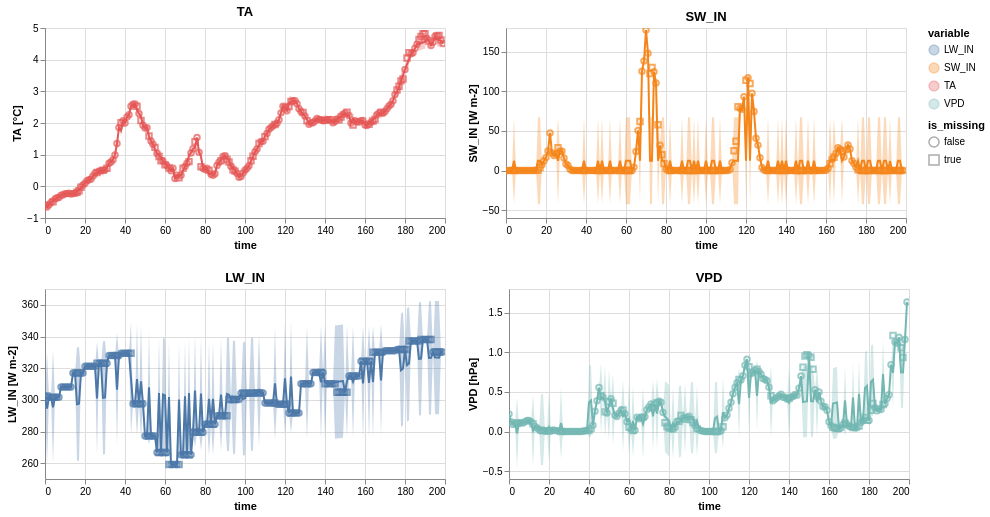

This figure's Vega-Lite source:
### Vega-Lite specification from a JSON file in a GitHub repository (floating-point values rounded to 4 significant figures; data arrays with more than 128 entries replaced by an {"elided": "..."} marker saying what was removed)
{"config": {"view": {"continuousWidth": 400, "continuousHeight": 300}}, "vconcat": [{"hconcat": [{"layer": [{"mark": "errorband", "encoding": {"color": {"field": "variable", "type": "nominal"}, "tooltip": [{"field": "std", "format": ".4", "type": "quantitative"}, {"field": "mean", "format": ".4", "type": "quantitative"}], "x": {"field": "time", "type": "quantitative"}, "y": {"field": "err_low", "scale": {"zero": false}, "title": "TA [°C]", "type": "quantitative"}, "y2": {"field": "err_high"}}, "height": 190, "transform": [{"calculate": "datum.mean - 2 * datum.std", "as": "err_low"}, {"calculate": "datum.mean + 2 * datum.std", "as": "err_high"}], "width": 400}, {"mark": "line", "encoding": {"color": {"field": "variable", "type": "nominal"}, "x": {"field": "time", "type": "quantitative"}, "y": {"field": "mean", "scale": {"zero": false}, "title": "TA [°C]", "type": "quantitative"}}, "selection": {"selector002": {"type": "interval", "bind": "scales", "encodings": ["x"]}}, "title": "TA"}, {"data": {"name": "data-26685ce7f0e54111037706e31fff61d1"}, "mark": "point", "encoding": {"color": {"field": "variable", "type": "nominal"}, "shape": {"field": "is_missing", "type": "nominal"}, "x": {"field": "time", "type": "quantitative"}, "y": {"field": "value", "scale": {"zero": false}, "title": "TA [°C]", "type": "quantitative"}}}]}, {"layer": [{"mark": "errorband", "encoding": {"color": {"field": "variable", "type": "nominal"}, "tooltip": [{"field": "std", "format": ".4", "type": "quantitative"}, {"field": "mean", "format": ".4", "type": "quantitative"}], "x": {"field": "time", "type": "quantitative"}, "y": {"field": "err_low", "scale": {"zero": false}, "title": "SW_IN [W m-2]", "type": "quantitative"}, "y2": {"field": "err_high"}}, "height": 190, "transform": [{"calculate": "datum.mean - 2 * datum.std", "as": "err_low"}, {"calculate": "datum.mean + 2 * datum.std", "as": "err_high"}], "width": 400}, {"mark": "line", "encoding": {"color": {"field": "variable", "type": "nominal"}, "x": {"field": "time", "type": "quantitative"}, "y": {"field": "mean", "scale": {"zero": false}, "title": "SW_IN [W m-2]", "type": "quantitative"}}, "selection": {"selector002": {"type": "interval", "bind": "scales", "encodings": ["x"]}}, "title": "SW_IN"}, {"data": {"name": "data-61a38f88a3ae3035cf65c8ca7ffde577"}, "mark": "point", "encoding": {"color": {"field": "variable", "type": "nominal"}, "shape": {"field": "is_missing", "type": "nominal"}, "x": {"field": "time", "type": "quantitative"}, "y": {"field": "value", "scale": {"zero": false}, "title": "SW_IN [W m-2]", "type": "quantitative"}}}], "data": {"name": "data-b0152c8cb32e5ac21b45c942b655a8c7"}}], "data": {"name": "data-333c8ad773f489432b99c635dfe652b2"}}, {"hconcat": [{"layer": [{"mark": "errorband", "encoding": {"color": {"field": "variable", "type": "nominal"}, "tooltip": [{"field": "std", "format": ".4", "type": "quantitative"}, {"field": "mean", "format": ".4", "type": "quantitative"}], "x": {"field": "time", "type": "quantitative"}, "y": {"field": "err_low", "scale": {"zero": false}, "title": "LW_IN [W m-2]", "type": "quantitative"}, "y2": {"field": "err_high"}}, "height": 190, "transform": [{"calculate": "datum.mean - 2 * datum.std", "as": "err_low"}, {"calculate": "datum.mean + 2 * datum.std", "as": "err_high"}], "width": 400}, {"mark": "line", "encoding": {"color": {"field": "variable", "type": "nominal"}, "x": {"field": "time", "type": "quantitative"}, "y": {"field": "mean", "scale": {"zero": false}, "title": "LW_IN [W m-2]", "type": "quantitative"}}, "selection": {"selector002": {"type": "interval", "bind": "scales", "encodings": ["x"]}}, "title": "LW_IN"}, {"data": {"name": "data-3a50e4f3cd80ed511e5df786e5328abd"}, "mark": "point", "encoding": {"color": {"field": "variable", "type": "nominal"}, "shape": {"field": "is_missing", "type": "nominal"}, "x": {"field": "time", "type": "quantitative"}, "y": {"field": "value", "scale": {"zero": false}, "title": "LW_IN [W m-2]", "type": "quantitative"}}}]}, {"layer": [{"mark": "errorband", "encoding": {"color": {"field": "variable", "type": "nominal"}, "tooltip": [{"field": "std", "format": ".4", "type": "quantitative"}, {"field": "mean", "format": ".4", "type": "quantitative"}], "x": {"field": "time", "type": "quantitative"}, "y": {"field": "err_low", "scale": {"zero": false}, "title": "VPD [hPa]", "type": "quantitative"}, "y2": {"field": "err_high"}}, "height": 190, "transform": [{"calculate": "datum.mean - 2 * datum.std", "as": "err_low"}, {"calculate": "datum.mean + 2 * datum.std", "as": "err_high"}], "width": 400}, {"mark": "line", "encoding": {"color": {"field": "variable", "type": "nominal"}, "x": {"field": "time", "type": "quantitative"}, "y": {"field": "mean", "scale": {"zero": false}, "title": "VPD [hPa]", "type": "quantitative"}}, "selection": {"selector002": {"type": "interval", "bind": "scales", "encodings": ["x"]}}, "title": "VPD"}, {"data": {"name": "data-ae48b57ec8ddf73f641838d89aa39a1b"}, "mark": "point", "encoding": {"color": {"field": "variable", "type": "nominal"}, "shape": {"field": "is_missing", "type": "nominal"}, "x": {"field": "time", "type": "quantitative"}, "y": {"field": "value", "scale": {"zero": false}, "title": "VPD [hPa]", "type": "quantitative"}}}], "data": {"name": "data-7219df9c97105480288afbb98c848eed"}}], "data": {"name": "data-eee16572b5e057a9801ad0dbc9a6c72c"}}, {"hconcat": []}, {"hconcat": []}, {"hconcat": []}, {"hconcat": []}, {"hconcat": []}, {"hconcat": []}, {"hconcat": []}, {"hconcat": []}, {"hconcat": []}, {"hconcat": []}, {"hconcat": []}, {"hconcat": []}, {"hconcat": []}, {"hconcat": []}, {"hconcat": []}, {"hconcat": []}, {"hconcat": []}, {"hconcat": []}, {"hconcat": []}, {"hconcat": []}, {"hconcat": []}, {"hconcat": []}, {"hconcat": []}, {"hconcat": []}, {"hconcat": []}, {"hconcat": []}, {"hconcat": []}, {"hconcat": []}, {"hconcat": []}, {"hconcat": []}, {"hconcat": []}, {"hconcat": []}, {"hconcat": []}, {"hconcat": []}, {"hconcat": []}, {"hconcat": []}, {"hconcat": []}, {"hconcat": []}, {"hconcat": []}, {"hconcat": []}, {"hconcat": []}, {"hconcat": []}, {"hconcat": []}, {"hconcat": []}, {"hconcat": []}, {"hconcat": []}, {"hconcat": []}, {"hconcat": []}, {"hconcat": []}, {"hconcat": []}, {"hconcat": []}, {"hconcat": []}, {"hconcat": []}, {"hconcat": []}, {"hconcat": []}, {"hconcat": []}, {"hconcat": []}, {"hconcat": []}, {"hconcat": []}, {"hconcat": []}, {"hconcat": []}, {"hconcat": []}, {"hconcat": []}, {"hconcat": []}, {"hconcat": []}, {"hconcat": []}, {"hconcat": []}, {"hconcat": []}, {"hconcat": []}, {"hconcat": []}, {"hconcat": []}, {"hconcat": []}, {"hconcat": []}, {"hconcat": []}, {"hconcat": []}, {"hconcat": []}, {"hconcat": []}, {"hconcat": []}, {"hconcat": []}, {"hconcat": []}, {"hconcat": []}, {"hconcat": []}, {"hconcat": []}, {"hconcat": []}, {"hconcat": []}, {"hconcat": []}, {"hconcat": []}, {"hconcat": []}, {"hconcat": []}, {"hconcat": []}, {"hconcat": []}, {"hconcat": []}, {"hconcat": []}, {"hconcat": []}, {"hconcat": []}, {"hconcat": []}, {"hconcat": []}, {"hconcat": []}, {"hconcat": []}, {"hconcat": []}, {"hconcat": []}, {"hconcat": []}, {"hconcat": []}, {"hconcat": []}, {"hconcat": []}, {"hconcat": []}, {"hconcat": []}, {"hconcat": []}, {"hconcat": []}, {"hconcat": []}, {"hconcat": []}, {"hconcat": []}, {"hconcat": []}, {"hconcat": []}, {"hconcat": []}, {"hconcat": []}, {"hconcat": []}, {"hconcat": []}, {"hconcat": []}, {"hconcat": []}, {"hconcat": []}, {"hconcat": []}, {"hconcat": []}, {"hconcat": []}, {"hconcat": []}, {"hconcat": []}, {"hconcat": []}, {"hconcat": []}, {"hconcat": []}, {"hconcat": []}, {"hconcat": []}, {"hconcat": []}, {"hconcat": []}, {"hconcat": []}, {"hconcat": []}, {"hconcat": []}, {"hconcat": []}, {"hconcat": []}, {"hconcat": []}, {"hconcat": []}, {"hconcat": []}, {"hconcat": []}, {"hconcat": []}, {"hconcat": []}, {"hconcat": []}, {"hconcat": []}, {"hconcat": []}, {"hconcat": []}, {"hconcat": []}, {"hconcat": []}, {"hconcat": []}, {"hconcat": []}, {"hconcat": []}, {"hconcat": []}, {"hconcat": []}, {"hconcat": []}, {"hconcat": []}, {"hconcat": []}, {"hconcat": []}, {"hconcat": []}, {"hconcat": []}, {"hconcat": []}, {"hconcat": []}, {"hconcat": []}, {"hconcat": []}, {"hconcat": []}, {"hconcat": []}, {"hconcat": []}, {"hconcat": []}, {"hconcat": []}, {"hconcat": []}, {"hconcat": []}, {"hconcat": []}, {"hconcat": []}, {"hconcat": []}, {"hconcat": []}, {"hconcat": []}, {"hconcat": []}, {"hconcat": []}, {"hconcat": []}, {"hconcat": []}, {"hconcat": []}, {"hconcat": []}, {"hconcat": []}, {"hconcat": []}, {"hconcat": []}, {"hconcat": []}, {"hconcat": []}, {"hconcat": []}, {"hconcat": []}, {"hconcat": []}, {"hconcat": []}, {"hconcat": []}, {"hconcat": []}, {"hconcat": []}, {"hconcat": []}, {"hconcat": []}, {"hconcat": []}, {"hconcat": []}, {"hconcat": []}, {"hconcat": []}, {"hconcat": []}, {"hconcat": []}, {"hconcat": []}, {"hconcat": []}, {"hconcat": []}, {"hconcat": []}, {"hconcat": []}, {"hconcat": []}, {"hconcat": []}, {"hconcat": []}, {"hconcat": []}, {"hconcat": []}, {"hconcat": []}, {"hconcat": []}, {"hconcat": []}, {"hconcat": []}, {"hconcat": []}, {"hconcat": []}, {"hconcat": []}, {"hconcat": []}, {"hconcat": []}, {"hconcat": []}, {"hconcat": []}, {"hconcat": []}, {"hconcat": []}, {"hconcat": []}, {"hconcat": []}, {"hconcat": []}, {"hconcat": []}, {"hconcat": []}, {"hconcat": []}, {"hconcat": []}, {"hconcat": []}, {"hconcat": []}, {"hconcat": []}, {"hconcat": []}, {"hconcat": []}, {"hconcat": []}, {"hconcat": []}, {"hconcat": []}, {"hconcat": []}, {"hconcat": []}, {"hconcat": []}, {"hconcat": []}, {"hconcat": []}, {"hconcat": []}, {"hconcat": []}, {"hconcat": []}, {"hconcat": []}, {"hconcat": []}, {"hconcat": []}, {"hconcat": []}, {"hconcat": []}, {"hconcat": []}, {"hconcat": []}, {"hconcat": []}, {"hconcat": []}, {"hconcat": []}, {"hconcat": []}, {"hconcat": []}, {"hconcat": []}, {"hconcat": []}, {"hconcat": []}, {"hconcat": []}, {"hconcat": []}, {"hconcat": []}, {"hconcat": []}, {"hconcat": []}, {"hconcat": []}, {"hconcat": []}, {"hconcat": []}, {"hconcat": []}, {"hconcat": []}, {"hconcat": []}, {"hconcat": []}, {"hconcat": []}, {"hconcat": []}, {"hconcat": []}, {"hconcat": []}, {"hconcat": []}, {"hconcat": []}, {"hconcat": []}, {"hconcat": []}, {"hconcat": []}, {"hconcat": []}, {"hconcat": []}, {"hconcat": []}, {"hconcat": []}, {"hconcat": []}, {"hconcat": []}, {"hconcat": []}, {"hconcat": []}, {"hconcat": []}, {"hconcat": []}, {"hconcat": []}, {"hconcat": []}, {"hconcat": []}, {"hconcat": []}, {"hconcat": []}, {"hconcat": []}, {"hconcat": []}, {"hconcat": []}, {"hconcat": []}, {"hconcat": []}, {"hconcat": []}, {"hconcat": []}, {"hconcat": []}, {"hconcat": []}, {"hconcat": []}, {"hconcat": []}, {"hconcat": []}, {"hconcat": []}, {"hconcat": []}, {"hconcat": []}, {"hconcat": []}, {"hconcat": []}, {"hconcat": []}, {"hconcat": []}, {"hconcat": []}, {"hconcat": []}, {"hconcat": []}, {"hconcat": []}, {"hconcat": []}, {"hconcat": []}, {"hconcat": []}, {"hconcat": []}, {"hconcat": []}, {"hconcat": []}, {"hconcat": []}, {"hconcat": []}, {"hconcat": []}, {"hconcat": []}, {"hconcat": []}, {"hconcat": []}, {"hconcat": []}, {"hconcat": []}, {"hconcat": []}, {"hconcat": []}, {"hconcat": []}, {"hconcat": []}, {"hconcat": []}, {"hconcat": []}, {"hconcat": []}, {"hconcat": []}, {"hconcat": []}, {"hconcat": []}, {"hconcat": []}, {"hconcat": []}, {"hconcat": []}, {"hconcat": []}, {"hconcat": []}, {"hconcat": []}, {"hconcat": []}, {"hconcat": []}, {"hconcat": []}, {"hconcat": []}, {"hconcat": []}, {"hconcat": []}, {"hconcat": []}, {"hconcat": []}, {"hconcat": []}, {"hconcat": []}, {"hconcat": []}, {"hconcat": []}, {"hconcat": []}, {"hconcat": []}, {"hconcat": []}, {"hconcat": []}, {"hconcat": []}, {"hconcat": []}, {"hconcat": []}, {"hconcat": []}, {"hconcat": []}, {"hconcat": []}, {"hconcat": []}, {"hconcat": []}, {"hconcat": []}, {"hconcat": []}, {"hconcat": []}, {"hconcat": []}, {"hconcat": []}, {"hconcat": []}, {"hconcat": []}, {"hconcat": []}, {"hconcat": []}, {"hconcat": []}, {"hconcat": []}, {"hconcat": []}, {"hconcat": []}, {"hconcat": []}, {"hconcat": []}, {"hconcat": []}, {"hconcat": []}, {"hconcat": []}, {"hconcat": []}, {"hconcat": []}, {"hconcat": []}], "$schema": "https://vega.github.io/schema/vega-lite/v4.17.0.json", "datasets": {"data-333c8ad773f489432b99c635dfe652b2": {"elided": "200 records"}, "data-26685ce7f0e54111037706e31fff61d1": {"elided": "200 records"}, "data-b0152c8cb32e5ac21b45c942b655a8c7": {"elided": "200 records"}, "data-61a38f88a3ae3035cf65c8ca7ffde577": {"elided": "200 records"}, "data-eee16572b5e057a9801ad0dbc9a6c72c": {"elided": "200 records"}, "data-3a50e4f3cd80ed511e5df786e5328abd": {"elided": "200 records"}, "data-7219df9c97105480288afbb98c848eed": {"elided": "200 records"}, "data-ae48b57ec8ddf73f641838d89aa39a1b": {"elided": "200 records"}}}
